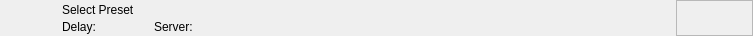
<?xml version="1.0" encoding="UTF-8"?>
<ui version="4.0">
 <class>RundownPresetWidget</class>
 <widget class="QWidget" name="RundownPresetWidget">
  <property name="geometry">
   <rect>
    <x>0</x>
    <y>0</y>
    <width>753</width>
    <height>36</height>
   </rect>
  </property>
  <layout class="QHBoxLayout" name="horizontalLayout">
   <property name="spacing">
    <number>0</number>
   </property>
   <property name="margin">
    <number>0</number>
   </property>
   <item>
    <widget class="QFrame" name="frameItem">
     <property name="sizePolicy">
      <sizepolicy hsizetype="Preferred" vsizetype="Fixed">
       <horstretch>0</horstretch>
       <verstretch>0</verstretch>
      </sizepolicy>
     </property>
     <property name="minimumSize">
      <size>
       <width>0</width>
       <height>36</height>
      </size>
     </property>
     <widget class="QLabel" name="labelIcon">
      <property name="geometry">
       <rect>
        <x>22</x>
        <y>2</y>
        <width>32</width>
        <height>32</height>
       </rect>
      </property>
      <property name="text">
       <string/>
      </property>
      <property name="pixmap">
       <pixmap resource="../../Widgets.qrc">:/Graphics/Images/Mixer.png</pixmap>
      </property>
      <property name="scaledContents">
       <bool>true</bool>
      </property>
     </widget>
     <widget class="QLabel" name="labelLabel">
      <property name="geometry">
       <rect>
        <x>62</x>
        <y>2</y>
        <width>561</width>
        <height>16</height>
       </rect>
      </property>
      <property name="text">
       <string>Select Preset</string>
      </property>
     </widget>
     <widget class="QLabel" name="labelColor">
      <property name="geometry">
       <rect>
        <x>0</x>
        <y>0</y>
        <width>18</width>
        <height>36</height>
       </rect>
      </property>
      <property name="text">
       <string/>
      </property>
     </widget>
     <widget class="QLabel" name="labelGroupColor">
      <property name="geometry">
       <rect>
        <x>0</x>
        <y>0</y>
        <width>6</width>
        <height>36</height>
       </rect>
      </property>
      <property name="text">
       <string/>
      </property>
     </widget>
     <widget class="QLabel" name="labelDevice">
      <property name="geometry">
       <rect>
        <x>154</x>
        <y>19</y>
        <width>260</width>
        <height>16</height>
       </rect>
      </property>
      <property name="text">
       <string>Server:</string>
      </property>
     </widget>
     <widget class="QLabel" name="labelDelay">
      <property name="geometry">
       <rect>
        <x>62</x>
        <y>19</y>
        <width>83</width>
        <height>16</height>
       </rect>
      </property>
      <property name="text">
       <string>Delay:</string>
      </property>
     </widget>
    </widget>
   </item>
   <item>
    <widget class="QFrame" name="frameStatus">
     <property name="minimumSize">
      <size>
       <width>77</width>
       <height>0</height>
      </size>
     </property>
     <property name="maximumSize">
      <size>
       <width>77</width>
       <height>16777215</height>
      </size>
     </property>
     <property name="frameShape">
      <enum>QFrame::StyledPanel</enum>
     </property>
     <property name="frameShadow">
      <enum>QFrame::Raised</enum>
     </property>
     <widget class="QLabel" name="labelGpiConnected">
      <property name="geometry">
       <rect>
        <x>1</x>
        <y>2</y>
        <width>32</width>
        <height>32</height>
       </rect>
      </property>
      <property name="minimumSize">
       <size>
        <width>32</width>
        <height>32</height>
       </size>
      </property>
      <property name="maximumSize">
       <size>
        <width>32</width>
        <height>32</height>
       </size>
      </property>
      <property name="lineWidth">
       <number>0</number>
      </property>
      <property name="text">
       <string/>
      </property>
      <property name="pixmap">
       <pixmap resource="../../Widgets.qrc">:/Graphics/Images/GpiConnected.png</pixmap>
      </property>
      <property name="scaledContents">
       <bool>true</bool>
      </property>
     </widget>
     <widget class="QLabel" name="labelDisconnected">
      <property name="geometry">
       <rect>
        <x>32</x>
        <y>2</y>
        <width>32</width>
        <height>32</height>
       </rect>
      </property>
      <property name="minimumSize">
       <size>
        <width>32</width>
        <height>32</height>
       </size>
      </property>
      <property name="maximumSize">
       <size>
        <width>32</width>
        <height>32</height>
       </size>
      </property>
      <property name="text">
       <string/>
      </property>
      <property name="pixmap">
       <pixmap resource="../../Widgets.qrc">:/Graphics/Images/Disconnected.png</pixmap>
      </property>
      <property name="scaledContents">
       <bool>true</bool>
      </property>
     </widget>
     <widget class="QLabel" name="labelActiveColor">
      <property name="geometry">
       <rect>
        <x>69</x>
        <y>0</y>
        <width>8</width>
        <height>36</height>
       </rect>
      </property>
      <property name="minimumSize">
       <size>
        <width>8</width>
        <height>36</height>
       </size>
      </property>
      <property name="maximumSize">
       <size>
        <width>8</width>
        <height>36</height>
       </size>
      </property>
      <property name="text">
       <string/>
      </property>
     </widget>
    </widget>
   </item>
  </layout>
 </widget>
 <resources>
  <include location="../../Widgets.qrc"/>
 </resources>
 <connections/>
 <slots>
  <slot>addToCombo()</slot>
 </slots>
</ui>
